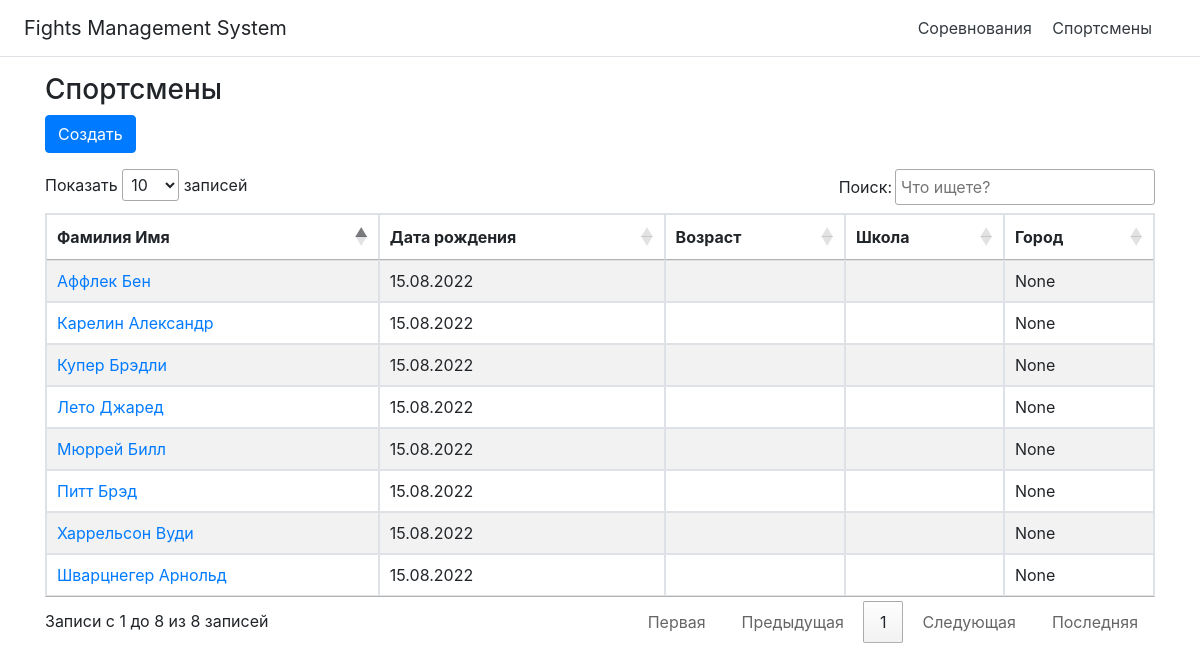
The page /participants on the database as committed earlier.
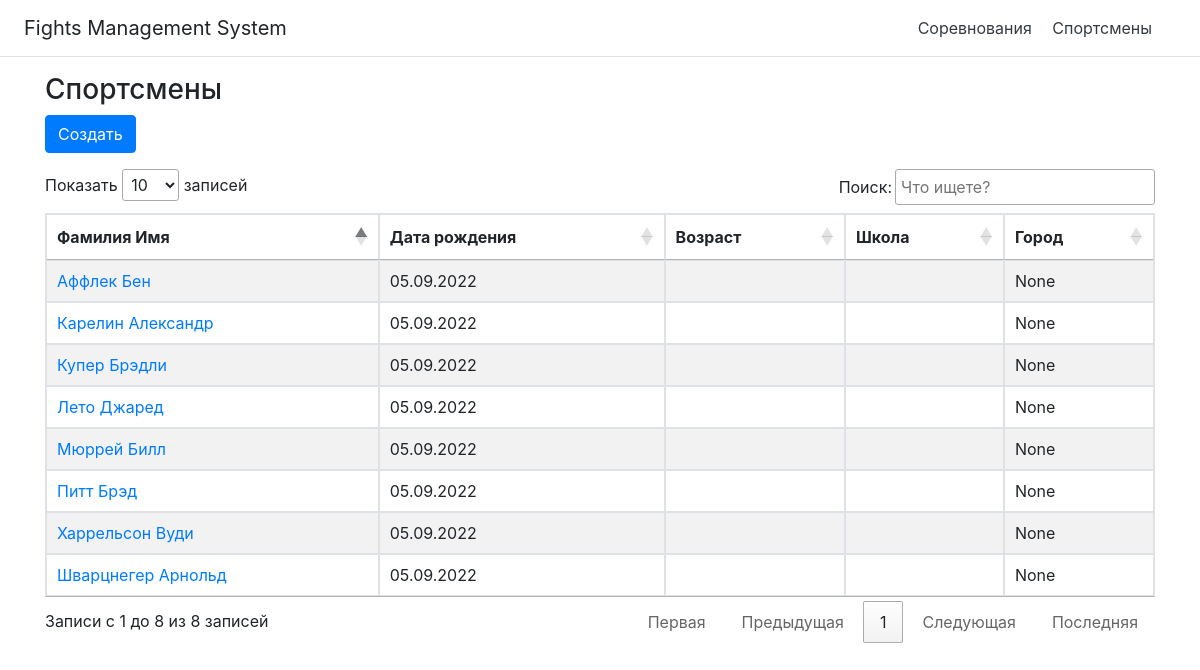
The same page on the database as committed later.
### models/models.py (models this page shows)
class ParticipantsDB(db.Model):
    participant_id = db.Column(db.Integer, primary_key=True)
    participant_first_name = db.Column(db.String)
    participant_last_name = db.Column(db.String)
    registration_participant = db.relationship('RegistrationsDB', backref='registration_participant')
    fighter_image = db.Column(db.String)
    birthday = db.Column(db.Date, default=datetime.utcnow)
    participant_city = db.Column(db.String)
    active_status = db.Column(db.Boolean, default=False)

### routes/routes.py (the view)
@home.route('/participants')
def participants():
    participants_data = ParticipantsDB.query.all()
    return render_template('participants_list.html', participants_data=participants_data)

### templates/participants_list.html (shortened to what this page needs)
{% extends "base.html" %}
{% block head %}
<link rel="stylesheet" type="text/css" href="https://cdnjs.cloudflare.com/ajax/libs/twitter-bootstrap/4.5.2/css/bootstrap.css">
<link rel="stylesheet" type="text/css" href="https://cdn.datatables.net/1.11.5/css/jquery.dataTables.min.css">
<link rel="stylesheet" href="https://cdnjs.cloudflare.com/ajax/libs/font-awesome/4.7.0/css/font-awesome.css">
{% endblock %}
{% block content %}
<div class="container" style="margin-top: 10px">
        <h3>Спортсмены</h3>
    <button type="button" class="btn btn-primary new_participant">Создать</button>
        <table id="participants_table" class="table table-striped table-bordered" style="width:100%">
            <thead>
                <tr>
                    <th>Фамилия Имя</th>
                    <th>Дата рождения</th>
                    <th>Возраст</th>
                    <th>Школа</th>
                    <th>Город</th>
                </tr>
            </thead>
            <tbody>
            {% for participant in participants_data %}
                <tr>
                    <td>
                        <a href="{{url_for('home.participant', participant_id = participant.participant_id, active_tab_name=1)}}">
                              {{ participant.participant_last_name }} {{ participant.participant_first_name }}
                        </a>
                    </td>
                    <td>{{ participant.birthday.strftime('%d.%m.%Y')}}</td>
                    <td></td>
                    <td></td>
                    <td>{{ participant.participant_city }}</td>
                </tr>
            {% endfor %}
        </table>
{% endblock %}

Rows that differ between the two databases and show on the page:
changed ParticipantsDB "Карелин": birthday "15.08.2022" → "05.09.2022"
changed ParticipantsDB "Шварцнегер": birthday "15.08.2022" → "05.09.2022"
changed ParticipantsDB "Аффлек": birthday "15.08.2022" → "05.09.2022"
changed ParticipantsDB "Мюррей": birthday "15.08.2022" → "05.09.2022"
changed ParticipantsDB "Питт": birthday "15.08.2022" → "05.09.2022"
changed ParticipantsDB "Купер": birthday "15.08.2022" → "05.09.2022"
changed ParticipantsDB "Харрельсон": birthday "15.08.2022" → "05.09.2022"
changed ParticipantsDB "Лето": birthday "15.08.2022" → "05.09.2022"
